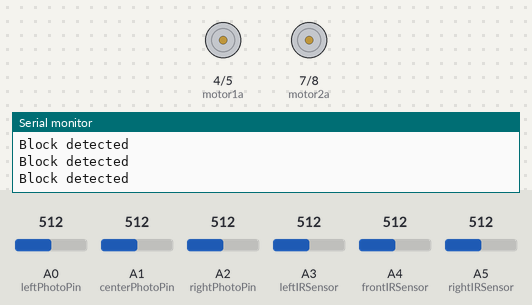
Simulated run of this sketch. Board: Arduino Uno, built with avr-gcc and run on an emulated ATmega328P. Parts: motor-driver pin pairs drawn as motors (green arrow = first pin HIGH = forward, orange = second pin HIGH = backward, longer = more drive, scaled by the enable pin), the last lines printed to the serial monitor. The inputs (shaded band) are chosen by the test bench; at power-on: A4 (frontIRSensor) = 512, A0 (leftPhotoPin) = 512, A2 (rightPhotoPin) = 512, A1 (centerPhotoPin) = 512, A3 (leftIRSensor) = 512, A5 (rightIRSensor) = 512.

Above: at 1.2 s.
1.3 s: A4 (frontIRSensor) set to 463
3.1 s: A4 (frontIRSensor) set to 435
At 4.38 s:
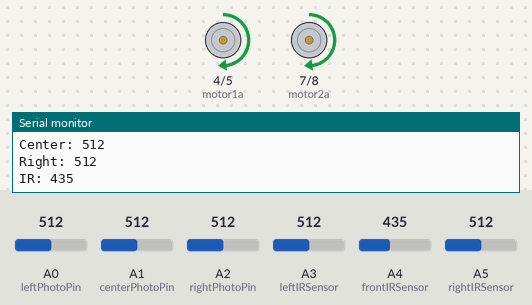
6.1 s: A0 (leftPhotoPin) set to 638
9.1 s: A0 (leftPhotoPin) set to 664
At 10.1 s:
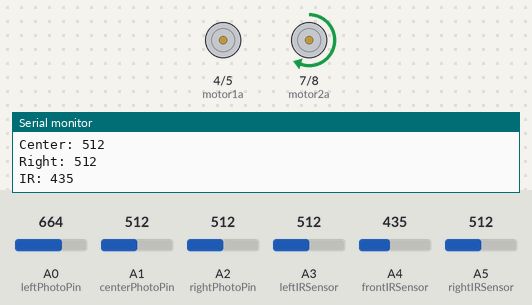
12.1 s: A2 (rightPhotoPin) set to 622
15.1 s: A2 (rightPhotoPin) set to 655
At 15.8 s:
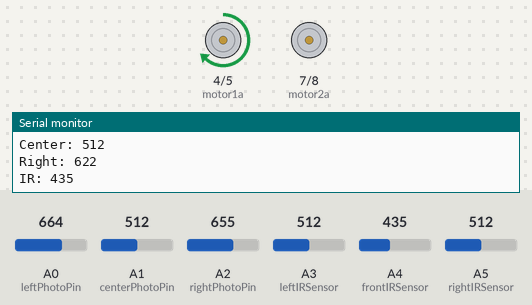
Timing chart, 0 to 19.1 s (numbered marks = the images above; inputs shaded):
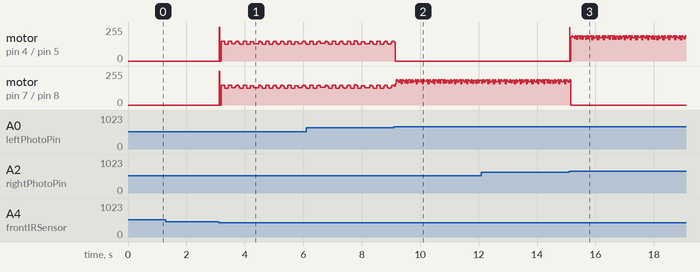

The sketch:

car_final.ino
```cpp
//Motor pins. 1 is right motor, 2 is left motor
const int motor1a = 4;
const int motor1b = 5;
const int motor1En = 3;
const int motor2a = 7;
const int motor2b = 8;
const int motor2En = 6;

//Motor states
int m1aState= LOW;
int m1bState = LOW;
int m1EnState= LOW;
int m2aState= LOW;
int m2bState= LOW;
int m2EnState= LOW;

//Toggle car active button pin
const int buttonPin = 12;

//Toggle start and stop state
const int ACTIVE = 1;
const int INACTIVE = 0;
int carStatus = ACTIVE;
int justStarted = ACTIVE;

//Sensor pins
const int leftPhotoPin = A0;
const int centerPhotoPin = A1;
const int rightPhotoPin = A2;
const int frontIRSensor = A4;
const int leftIRSensor = A3;
const int rightIRSensor = A5;

//Thresholds
int blackThreshold = 850;
int whiteThreshold = 250;
int redThreshold = 100;
int differenceThreshold = 30;

//Current State
const int RIGHT = 10;
const int LEFT = 11;
const int FORWARD = 12;
const int STOPPED = 13;
int state = STOPPED;
uint8_t bonuscourse = 0;

//Print counter
int count = 0;

//Initialization function
void setup() {
  //Begin serial output
  Serial.begin(9600);
  Serial.print("We're alive\n");

  //Put each pin in the correct mode.
  //Motor control pins are output
  pinMode(motor1a, OUTPUT);
  pinMode(motor1b, OUTPUT);
  pinMode(motor2a, OUTPUT);
  pinMode(motor2b, OUTPUT);
  pinMode(motor1En, OUTPUT);
  pinMode(motor2En, OUTPUT);

  //Button pin is input
  pinMode(buttonPin, INPUT);
}


//Infinite loop called automatically by the Arduino board
void loop() {
  count++;
  //Check to see if the active state is going to be toggled
//  int button = digitalRead(buttonPin);
//  if(button == HIGH) {
//    //Toggle the car status
//    if(carStatus == ACTIVE) {
//      carStatus = INACTIVE;
//      justStarted = INACTIVE;
//    }
//    else {
//      carStatus = ACTIVE;
//      justStarted = ACTIVE;
//    }
//
//    //Wait for the button to be released
//    while(button == HIGH) {
//      button = digitalRead(buttonPin);
//      delay(100);
//      Serial.print("Status: ");
//      Serial.println(carStatus, DEC);
//    }
//  }


  int left = analogRead(leftPhotoPin);
  int right = analogRead(rightPhotoPin);
  int center = analogRead(centerPhotoPin);
  int frontIR = analogRead(frontIRSensor);
  int leftIR = analogRead(leftIRSensor);
  int rightIR = analogRead(rightIRSensor);
  left = left - 25;

  if(count >= 100) {
    count = 0;
    Serial.print("Left: ");
    Serial.println(left, DEC);
    Serial.print("Center: ");
    Serial.println(center, DEC);
    Serial.print("Right: ");
    Serial.println(right, DEC);
    Serial.print("IR: ");
    Serial.println(frontIR);
 }

 bonuscourse = checkIRSensors(frontIR);

 if(bonuscourse == 0){
  if(left < 625 && right < 625) {
      forward();
  } else if(center >= right && center >= left) {
    forward();
  } else if(left >= center && left >= right) {
    turnCounterClockwise();
  } else if(right >= center && right >= left) {
    turnClockwise();
  } else {
    forward();
  }
 }


//  //Do stuff only if the car is active
//  if(carStatus == ACTIVE) {
//    Serial.println("Active");
//    if(center >= right && center >= left /* && center >= blackThreshold/*(max(right, left) - center) > differenceThreshold */) {
//      if(state != FORWARD) {
//        forward();
//        state = FORWARD;
//      }
//    }
//    //Otherwise, if the right side is seeing black, turn left
//    else if(right >= center && right >= left /* && right >= blackThreshold/*(max(left, center) - right) > differenceThreshold */) {
//      if(state != RIGHT) {
//        turnClockwise();
//        state = RIGHT;
//      }
//    }
//    else if(left >= center && left >= right /* && left >= blackThreshold/*(max(center, right) - left) > differenceThreshold */) {
//      if(state != LEFT) {
//        turnCounterClockwise();
//        state = LEFT;
//      }
//    }
//  }
//  //If the car is not active, halt
//  else {
//    halt();
//  }

  //Wait 10 milliseconds before starting the loop again
  delay(10);
}

int computeThreshold(int left, int center, int right) {

}


void turnClockwise()
{
  //Serial.println("Turning CCW");
  //left motor backwards, right motor forward
  digitalWrite(motor1En, HIGH);
  m1EnState= HIGH;
  digitalWrite(motor1a, HIGH);
  m1aState= HIGH;
  digitalWrite(motor1b, LOW);
  m1bState= LOW;
  digitalWrite(motor2En, LOW);
  m2EnState= LOW;
  digitalWrite(motor2a, HIGH);
  m2aState= LOW;
  digitalWrite(motor2b, LOW);
  m2bState= LOW;

  delay(1);
  digitalWrite(motor1En, LOW);
  m1EnState = LOW;
  digitalWrite(motor2En, LOW);
  m2EnState = LOW;
  delay(5);
  digitalWrite(motor1En, HIGH);
  m1EnState = HIGH;
  digitalWrite(motor2En, LOW);
  m2EnState = LOW;

}

void turnCounterClockwise(){
  //Serial.println("Turning CW");
  //left motor forward, right motor backwards
  digitalWrite(motor1En, LOW);
  m1EnState= LOW;
  digitalWrite(motor1a, HIGH);
  m1aState= HIGH;
  digitalWrite(motor1b, LOW);
  m1bState= LOW;
  digitalWrite(motor2En, HIGH);
  m2EnState= HIGH;
  digitalWrite(motor2a, HIGH);
  m2aState= LOW;
  digitalWrite(motor2b, LOW);
  m2bState= HIGH;

  delay(1);
  digitalWrite(motor1En, LOW);
  m1EnState = LOW;
  digitalWrite(motor2En, LOW);
  m2EnState = LOW;
  delay(5);
  digitalWrite(motor1En, LOW);
  m1EnState = LOW;
  digitalWrite(motor2En, HIGH);
  m2EnState = HIGH;

}

void halt(){
  //stops motors by turning enables for both motors off
  digitalWrite(motor1En, LOW);
  m1EnState= LOW;
  digitalWrite(motor2En, LOW);
  m2EnState= LOW;
}

void forward()
{
  //Serial.println("Going Forward");
  //both motors forward
  digitalWrite(motor1En, HIGH);
  m1EnState= HIGH;
  digitalWrite(motor1a, HIGH);
  m1aState= HIGH;
  digitalWrite(motor1b, LOW);
  m1bState= LOW;
  digitalWrite(motor2En, HIGH);
  m2EnState= HIGH;
  digitalWrite(motor2a, HIGH);
  m2aState= HIGH;
  digitalWrite(motor2b, LOW);
  m2bState= LOW;

  delay(1);
  digitalWrite(motor1En, LOW);
  m1EnState = LOW;
  digitalWrite(motor2En, LOW);
  m2EnState = LOW;
  delay(10);
  digitalWrite(motor1En, HIGH);
  m1EnState = HIGH;
  digitalWrite(motor2En, HIGH);
  m2EnState = HIGH;

}

void backward()
{
  Serial.println("Going Backwards");
  //both motors back
  digitalWrite(motor1En, HIGH);
  m1EnState= HIGH;
  digitalWrite(motor1a, LOW);
  m1aState= LOW;
  digitalWrite(motor1b, HIGH);
  m1bState= HIGH;
  digitalWrite(motor2En, HIGH);
  m2EnState= HIGH;
  digitalWrite(motor2a, LOW);
  m2aState= LOW;
  digitalWrite(motor2b, HIGH);
  m2bState= HIGH;

  delay(100);
//  digitalWrite(motor1En, LOW);
//  m1EnState = LOW;
//  digitalWrite(motor2En, LOW);
//  m2EnState = LOW;

}

void resume(){
  //restores states
 digitalWrite(motor1En, m1EnState);
 digitalWrite(motor1a, m1aState);
 digitalWrite(motor1b, m1bState);
 digitalWrite(motor2En, m2EnState);
 digitalWrite(motor2a, m2aState);
 digitalWrite(motor2b, m2bState);
}

uint8_t checkIRSensors(int frontIR){

  //Stop if there is an obstruction within 2 inches of front bumper
  if(frontIR >= 450){
    halt();
    Serial.println("Block detected");
    return(1);
  //Move forward if the car is past obstacle and inside bonus course
  } else if(frontIR < 240 && bonuscourse == 1){
    Serial.println("Block removed, moving forward");
    forward();
    delay(3000);
    halt();
    delay(5000);
    return(1);
  }
  return(0);
}
```

Measured:
- the behaviour switches between 450 and 449 on A4 (frontIRSensor) (found by bisection; images 0 and 1)
- the behaviour switches between 649 and 650 on A0 (leftPhotoPin) (found by bisection; images 1 and 2)
- the behaviour switches between 639 and 640 on A2 (rightPhotoPin) (found by bisection; images 2 and 3)
